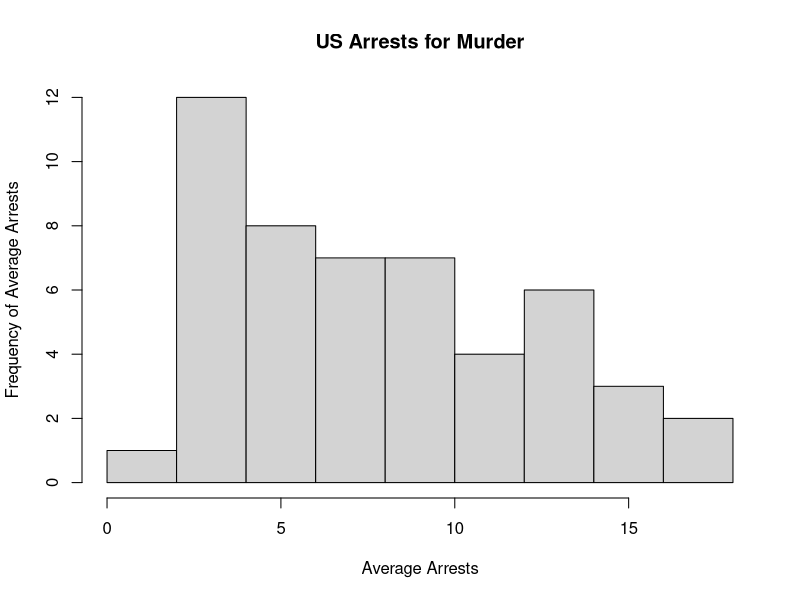
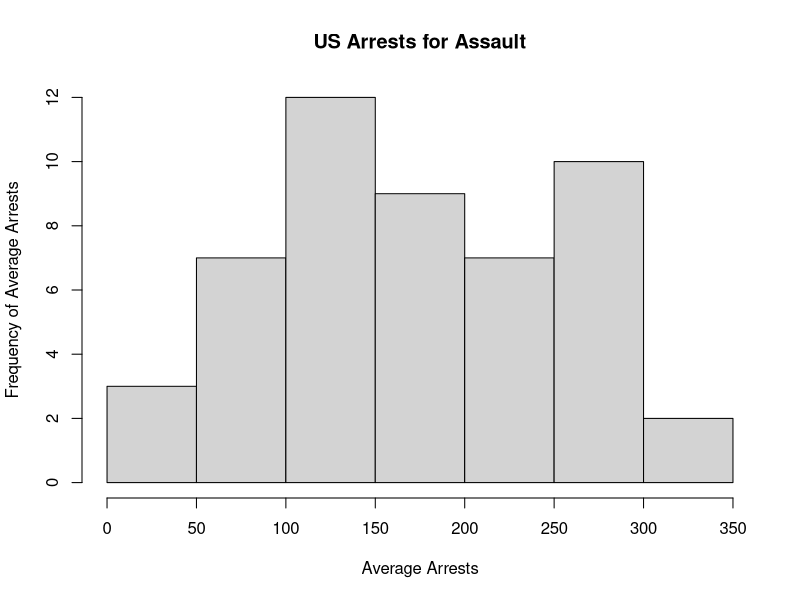
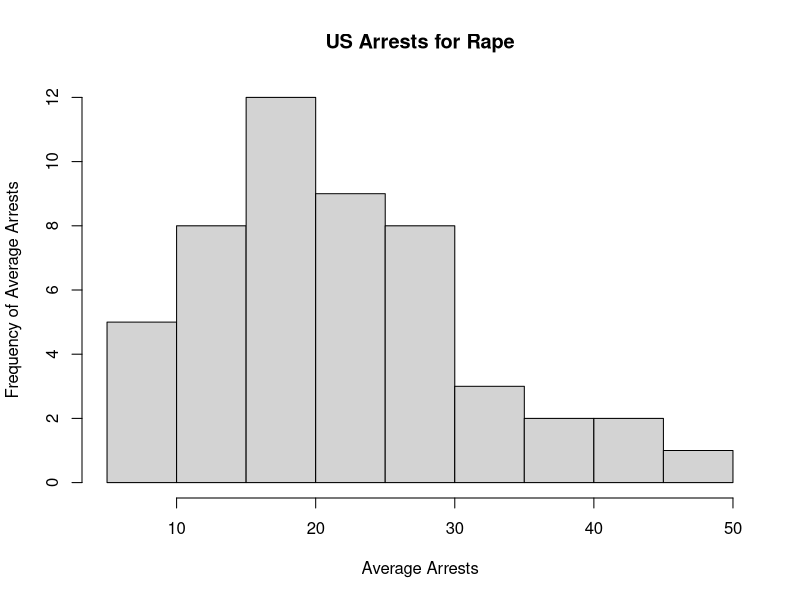
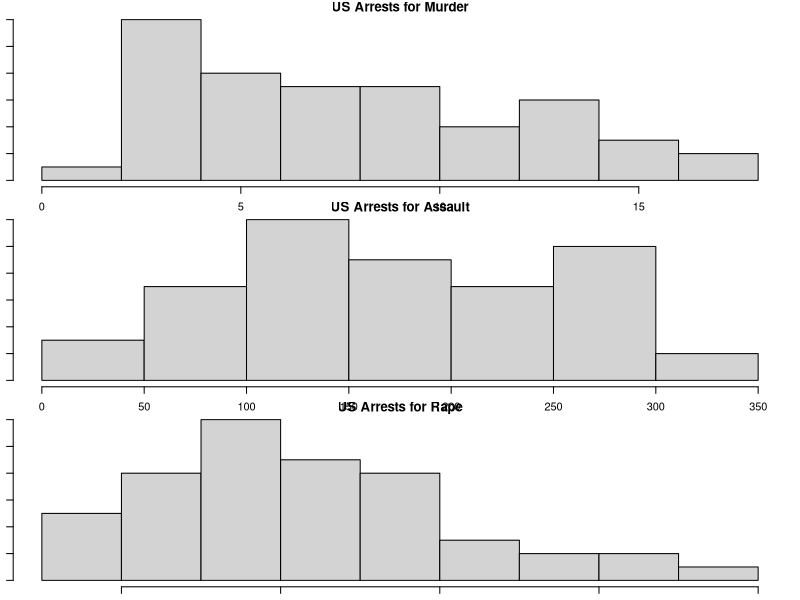

The R script that drew these images, in order: (Note: this script raises an error after producing the figures.)
## ---- chunk 1
knitr::opts_chunk$set(message=FALSE,warning=FALSE, cache=TRUE)
## ---- chunk 2
datasets::USArrests
install.packages("datasets")
library("datasets")
USArrests
dat<-USArrests # renames USArrests as dat
dat
## ---- chunk 3

## ---- chunk 4

## ---- chunk 5
hist(dat$Murder, main="US Arrests for Murder", xlab="Average Arrests", ylab="Frequency of Average Arrests") # This line contains the code for the histogram, including its title and axis names
## ---- chunk 6
a<-c(13.2, 10.0, 8.1, 8.8, 9.0, 7.9, 3.3, 5.9, 15.4, 17.4, 5.3, 2.6, 10.4, 7.2, 2.2, 6.0, 9.7, 15.4, 2.1, 11.3, 4.4, 12.1, 2.7, 16.1, 9.0, 6.0, 4.3, 12.2, 2.1, 7.4, 11.4, 11.1, 13.0, 0.8, 7.3, 6.6, 4.9, 6.3, 3.4, 14.4, 3.8, 13.2, 12.7, 3.2, 2.2, 8.5, 4.0, 5.7, 2.6, 6.8) # This line creates the label "a" for the set of data values in Murder. 
mean(a) # This code calculates the mean of a. 
median(a) # This code calculates the median of a. 
## ---- chunk 7
b<-c(236, 263, 294, 190, 276, 204, 110, 238, 335, 211, 46, 120, 249, 113, 56, 115, 109, 249, 83, 300, 149, 255, 72, 259, 178, 109, 102, 252, 57, 159, 285, 254, 337, 45, 120, 151, 159, 106, 174, 279, 86, 188, 201, 120, 48, 156, 145, 81, 53, 161) # creates the label "b" for the set of data values in Assault
mean(b) # calculates the mean of Assault
median(b) # calculates the median of Assault
b<-c(236, 263, 294, 190, 276, 204, 110, 238, 335, 211, 46, 120, 249, 113, 56, 115, 109, 249, 83, 300, 149, 255, 72, 259, 178, 109, 102, 252, 57, 159, 285, 254, 337, 45, 120, 151, 159, 106, 174, 279, 86, 188, 201, 120, 48, 156, 145, 81, 53, 161) # creates the label "c" for the set of data values in Rape
mean(b) # calculates the mean of Rape
median(b) # calculates the median of Rape
hist(dat$Assault, main="US Arrests for Assault", xlab="Average Arrests", ylab="Frequency of Average Arrests") # Code for histogram of Assault, including title and axis labels
hist(dat$Rape, main="US Arrests for Rape", xlab="Average Arrests", ylab="Frequency of Average Arrests") # Code for histogram of Rape, including title and axis labels
par("mar")
par(mar=c(1,1,1,1)) # command to fix the parameters to fix the fact that the figure margins were too large
par(mfrow=c(3,1)) # command to plot multiple histograms
hist(dat$Murder, main="US Arrests for Murder", xlab="Average Arrests", ylab="Frequency of Average Arrests")
hist(dat$Assault, main="US Arrests for Assault", xlab="Average Arrests", ylab="Frequency of Average Arrests")
hist(dat$Rape, main="US Arrests for Rape", xlab="Average Arrests", ylab="Frequency of Average Arrests")
## ---- chunk 8
hist(dat$age2, main="Final Age", xlab="Age Response Code", ylab="Frequency")
## ---- chunk 9
table(dat$irsex)
## ---- chunk 10
tab.agesex <- table(dat$irsex, dat$age2)
barplot(tab.agesex,
        main = "Stacked barchart",
        xlab = "Age category", ylab = "Frequency",
        legend.text = rownames(tab.agesex),
        beside = FALSE) # Stacked bars (default)
## ---- chunk 11
par("mar")
par(mar=c(1,1,1,1))
par(mfrow=c(3,1))
hist(dat$mjage, main="First use Marijuana", xlab="Age", ylab="Frequency of Age")
hist(dat$cigage, main="First smoked Cigarettes", xlab="Age", ylab="Frequency of Age")
hist(dat$iralcage, main="First tried Alcohol", xlab="Age", ylab="Frequency of Age")
## ---- chunk 12
install.packages("magrittr") # package installations are only needed the first time you use it
install.packages("dplyr")    # alternative installation of the %>%
library(magrittr) # needs to be run every time you start R and want to use %>%
library(dplyr)    # alternatively, this also loads %>%
dat$sexatract <- dat$sexatract %>% na_if(., "99")
hist(dat$sexatract, main="Sexual Attraction", xlab="Attraction", ylab="Frequency")
## ---- chunk 13
tab.sexatract <- table(dat$irsex, dat$sexatract)
barplot(tab.sexatract,
        main = "Stacked barchart",
        xlab = "Attraction category", ylab = "Frequency",
        legend.text = rownames(tab.sexatract),
        beside = FALSE) # Stacked bars (default)
## ---- chunk 14
hist(dat$speakengl, main="Speak English", xlab="How well", ylab="Frequency")
## ---- chunk 15
tab.sexengl <- table(dat$irsex, dat$speakengl)
barplot(tab.sexengl,
        main = "Stacked barchart",
        xlab = "English category", ylab = "Frequency",
        legend.text = rownames(tab.sexengl),
        beside = FALSE) # Stacked bars (default)
